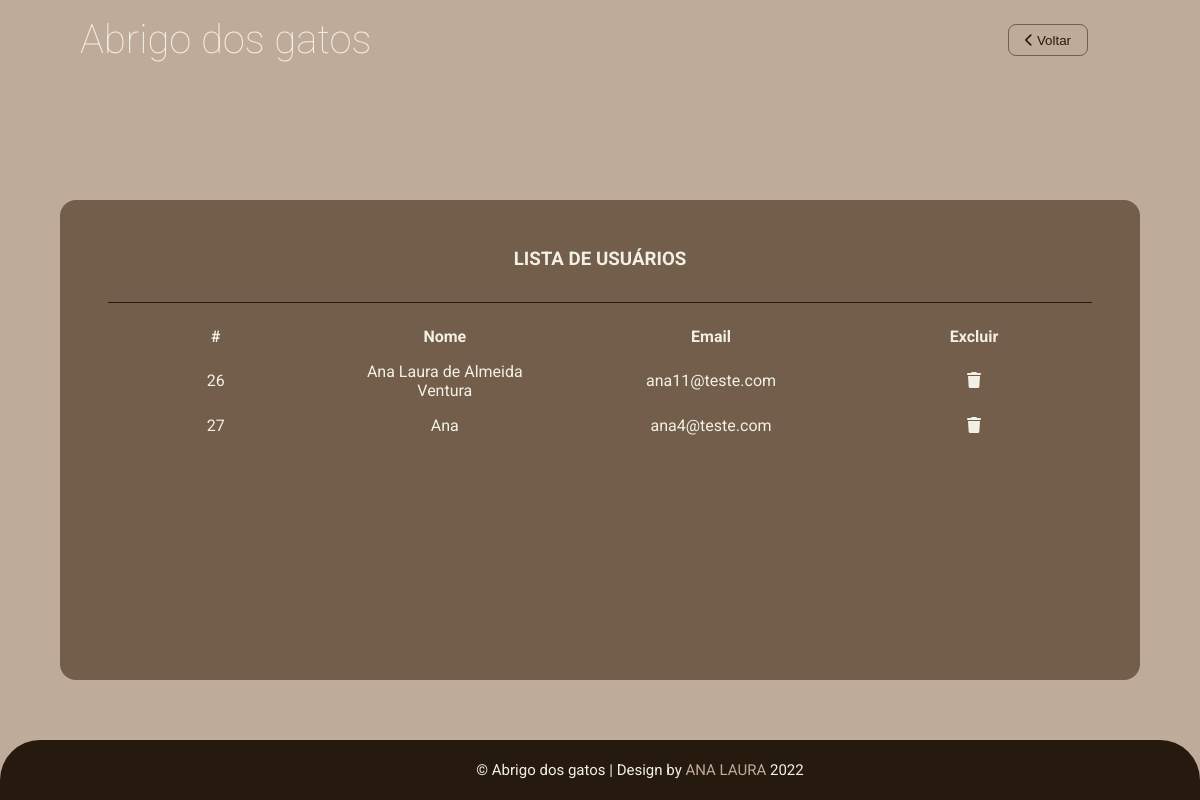
The page /admin/tabelas/tabela_usuario.php (signed in) on the database its author committed.
### tables this page shows
CREATE TABLE IF NOT EXISTS `usuario` (
  `id_user` int(11) NOT NULL AUTO_INCREMENT,
  `email` varchar(50) DEFAULT NULL,
  `senha` varchar(50) DEFAULT NULL,
  `name` varchar(50) DEFAULT NULL,
  PRIMARY KEY (`id_user`)
);

### admin/tabelas/tabela_usuario.php (the view, shortened to what this page needs)
<!DOCTYPE html>
<html lang="pt-br">
<head>
    <link rel="stylesheet" href="../../css/style.css">
    <link rel="stylesheet" href="https://cdnjs.cloudflare.com/ajax/libs/font-awesome/6.1.2/css/all.min.css" />
</head>
<body id="adm">
    <header class="header-adm">
        <span>
            <a href="../../index.php">Abrigo dos gatos</a>
        </span>
        <a href="../painel.php"><button class="sair"><i class="fa-solid fa-chevron-left"></i> Voltar</button></a>
    </header>
        <div class="tabela">
            <h3>Lista de Usuários</h3>
            <table>
                <thead>
                    <tr>
                        <th class="opcao">#</th>
                        <th>Nome</th>
                        <th>Email</th>
                        <th>Excluir</th>
                    </tr>
                </thead>
                <tbody>
                    <?php
                        require_once '../../lib/conn.php';
                        $sql = "SELECT * FROM usuario ORDER BY id_user ASC";
                        $stmt = $conn->query($sql);
                        $usuarios = $stmt->fetchAll(PDO::FETCH_OBJ);
                        foreach ($usuarios as $usuario) {
                            ?>
                        <tr>
                            <td class="id"><?= $usuario->id_user ?></td>
                            <td><?= $usuario->name ?></td>
                            <td><?= $usuario->email ?></td>
                            <td><a href=""><i class="fa-solid fa-trash"></i></a></td>
                        </tr>
                    <?php
                        }
                    ?>
                </tbody>
            </table>
        </div>
    <footer id="footer-adm">
        <div id="baixo">
			<div class="centro">
				<span class="credito">&copy; Abrigo dos gatos |</span>
				<span>Design by <a href="#">ANA LAURA </a>2022</span>
			</div>
		</div>
    </footer>
</body>
</html>

### css/style.css (style rules this page uses)
* { margin: 0; padding: 0; box-sizing: border-box; }
body, html { background-color: var(--secondary); font-family: "Roboto", sans-serif; color: #777; height: 100%; }
header { padding: 1rem 10rem 0 5rem; box-sizing: border-box; display: flex; justify-content: space-between; }
a { text-decoration: none; color: var(--light); }
button { width: 20rem; height: 2rem; margin: auto; margin-top: 1rem; background-color: var(--primary); color: var(--light); font-weight: 300; cursor: pointer; border-radius: 8px; border: none; transition: background-color 1s, color 1s; -webkit-transition: background-color 1s, color 1s; -moz-transition: background-color 1s, color 1s; -ms-transition: background-color 1s, color 1s; -o-transition: background-color 1s, color 1s; }
footer { background-color: var(--dark); color: var(--light); padding: 1rem 0 1rem 5rem; padding-left: 5rem; border-top-left-radius: 40px; border-top-right-radius: 40px; }
#baixo .centro { width: 50%; margin: auto; padding: 5px; font-size: 15px; background: var(--dark); text-align: center; }
#baixo .centro span { color: var(--light); }
#baixo .centro a { color: var(--secondary); text-decoration: none; }
h3 { text-transform: uppercase; color: var(--primary); }
@media all and (min-width: 992px) and (max-width: 1399.98px) { header { padding: 0 4rem 0 2rem; } }

### css/variable.css (style rules this page uses)
:root { --light: #F2F0E4; --dark: #261A0F; --primary: #735E4C; --secondary: #BFAB99; }

### css/adm.css (style rules this page uses)
#adm { background-color: var(--secondary); display: flex; flex-direction: column; min-height: 100vh; }
#adm header { display: flex; justify-content: center; padding: 1rem; color: var(--light); font-weight: 100; font-size: 3.5rem; }
#adm button { width: 10rem; }
.header-adm span { font-size: 2.5rem; }
#adm .header-adm { padding: 1rem 5rem ; display: flex; flex-direction: row; justify-content: space-between; align-content: center; }
#adm .header-adm .sair { float: right; margin: 0.5rem 2rem 0 0; border: 1px solid var(--primary); background-color: transparent; color: var(--dark); width: 5rem; }
#adm h3 { text-align: center; }
#footer-adm { position: fixed; bottom: 0; width: 100%; }
.tabela { background-color: var(--primary); width: 90%; height: 30rem; margin: auto; padding: 3rem; overflow-y: scroll; border-radius: 1rem; -webkit-border-radius: 1rem; -moz-border-radius: 1rem; -ms-border-radius: 1rem; -o-border-radius: 1rem; }
.tabela h3 { color: var(--light); margin-bottom: 1rem; padding-bottom: 2rem; border-bottom: 1px solid var(--dark); }
table { border-collapse: collapse; color: var(--light); }
th, td { width: 30rem; padding: 0.5rem 2rem; text-align: center; }
.opcao { width: 2rem; }

### rows shown on the page
usuario: id_user "26", name "Ana Laura de Almeida Ventura", email "ana11@teste.com"
usuario: id_user "27", name "Ana", email "ana4@teste.com"
